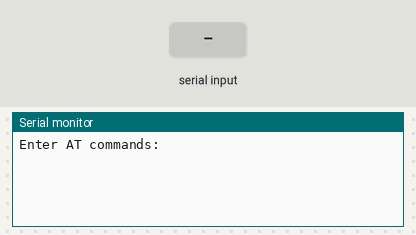
Simulated run of this sketch. Board: Arduino Uno, built for the host (arithmetic inside an expression is 32-bit, double 64-bit). On the bench: the last lines printed to the serial monitor. The inputs (shaded band) are chosen by the test bench.

Above: at 1.2 s.
1.3 s: "1" received over the second serial link
At 1.8 s:
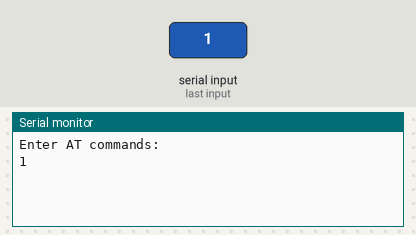
2.8 s: "0" received over the second serial link
At 4.1 s:
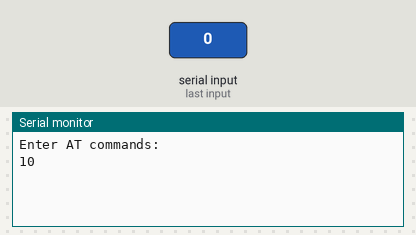

The sketch:

bluetooth.ino
```cpp
// //Skematic: http://www.martyncurrey.com/wp-content/uploads/2015/03/HC-06_01.jpg

#include <SoftwareSerial.h>

#define RX_PIN 7
#define TX_PIN 8

namespace {
  const SoftwareSerial bt_serial(RX_PIN, TX_PIN);
  const int BAUD_RATE = 9600;
}

void setup() {
    Serial.begin(BAUD_RATE);
    Serial.println("Enter AT commands:");
    bt_serial.begin(BAUD_RATE);
}

void loop() {
    if (bt_serial.available()) {
        Serial.write(bt_serial.read());
    }

    if (Serial.available()) {
        bt_serial.write(Serial.read());
    }
}
```

Measured:
- after the input at 1.3 s, the serial monitor: prints a new line at once (image 1)
- after the input at 2.8 s, the serial monitor: prints a new line at once (image 2)
